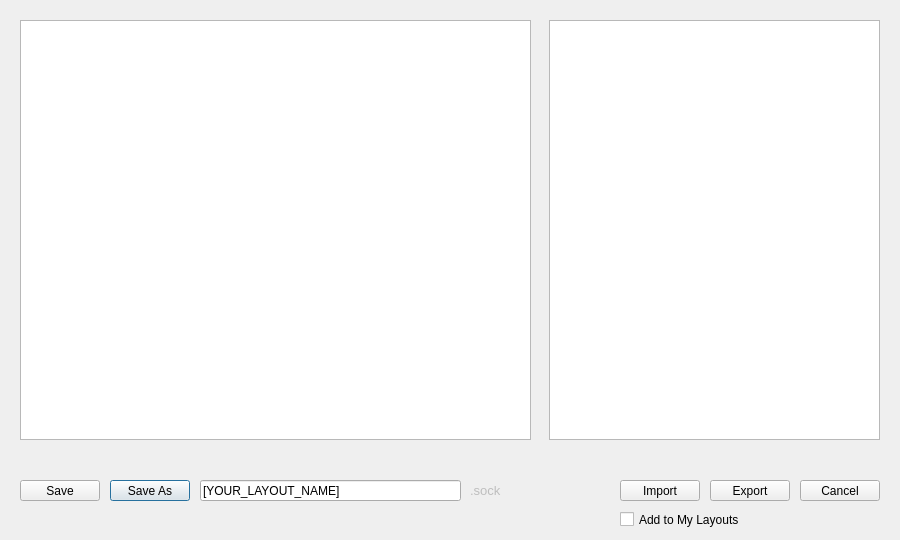
<?xml version="1.0" encoding="UTF-8"?>
<ui version="4.0">
 <class>Explorer</class>
 <widget class="QDialog" name="Explorer">
  <property name="geometry">
   <rect>
    <x>0</x>
    <y>0</y>
    <width>900</width>
    <height>540</height>
   </rect>
  </property>
  <property name="windowTitle">
   <string>Dialog</string>
  </property>
  <widget class="QTreeView" name="explorer_directoryViewer">
   <property name="geometry">
    <rect>
     <x>20</x>
     <y>20</y>
     <width>511</width>
     <height>420</height>
    </rect>
   </property>
  </widget>
  <widget class="QListView" name="explorer_fileViewer">
   <property name="geometry">
    <rect>
     <x>549</x>
     <y>20</y>
     <width>331</width>
     <height>420</height>
    </rect>
   </property>
  </widget>
  <widget class="QLineEdit" name="explorer_saveas_lineedit">
   <property name="geometry">
    <rect>
     <x>200</x>
     <y>480</y>
     <width>261</width>
     <height>21</height>
    </rect>
   </property>
   <property name="text">
    <string>[YOUR_LAYOUT_NAME]</string>
   </property>
  </widget>
  <widget class="QPushButton" name="explorer_saveas_button">
   <property name="geometry">
    <rect>
     <x>110</x>
     <y>480</y>
     <width>80</width>
     <height>21</height>
    </rect>
   </property>
   <property name="whatsThis">
    <string>&lt;html&gt;&lt;head/&gt;&lt;body&gt;&lt;p&gt;This will save the current layout under the above selected directory (i.e. C:/) followed by the name you chose in the text-field to the right [YOUR_LAYOUT_NAME].&lt;/p&gt;&lt;/body&gt;&lt;/html&gt;</string>
   </property>
   <property name="text">
    <string>Save As</string>
   </property>
  </widget>
  <widget class="QPushButton" name="explorer_save_button">
   <property name="geometry">
    <rect>
     <x>20</x>
     <y>480</y>
     <width>80</width>
     <height>21</height>
    </rect>
   </property>
   <property name="text">
    <string>Save</string>
   </property>
  </widget>
  <widget class="QPushButton" name="explorer_import_button">
   <property name="geometry">
    <rect>
     <x>620</x>
     <y>480</y>
     <width>80</width>
     <height>21</height>
    </rect>
   </property>
   <property name="text">
    <string>Import</string>
   </property>
  </widget>
  <widget class="QPushButton" name="explorer_export_button">
   <property name="geometry">
    <rect>
     <x>710</x>
     <y>480</y>
     <width>80</width>
     <height>21</height>
    </rect>
   </property>
   <property name="text">
    <string>Export</string>
   </property>
  </widget>
  <widget class="QPushButton" name="explorer_cancel_button">
   <property name="geometry">
    <rect>
     <x>800</x>
     <y>480</y>
     <width>80</width>
     <height>21</height>
    </rect>
   </property>
   <property name="text">
    <string>Cancel</string>
   </property>
  </widget>
  <widget class="QCheckBox" name="add_to_my_layouts_checkbox">
   <property name="geometry">
    <rect>
     <x>620</x>
     <y>510</y>
     <width>131</width>
     <height>19</height>
    </rect>
   </property>
   <property name="text">
    <string>Add to My Layouts</string>
   </property>
  </widget>
  <widget class="QLabel" name="label">
   <property name="enabled">
    <bool>false</bool>
   </property>
   <property name="geometry">
    <rect>
     <x>470</x>
     <y>480</y>
     <width>51</width>
     <height>21</height>
    </rect>
   </property>
   <property name="font">
    <font>
     <pointsize>10</pointsize>
    </font>
   </property>
   <property name="text">
    <string>.sock</string>
   </property>
  </widget>
 </widget>
 <tabstops>
  <tabstop>explorer_save_button</tabstop>
  <tabstop>explorer_saveas_button</tabstop>
  <tabstop>explorer_saveas_lineedit</tabstop>
  <tabstop>explorer_import_button</tabstop>
  <tabstop>explorer_export_button</tabstop>
  <tabstop>explorer_directoryViewer</tabstop>
  <tabstop>explorer_fileViewer</tabstop>
  <tabstop>explorer_cancel_button</tabstop>
 </tabstops>
 <resources/>
 <connections/>
</ui>
